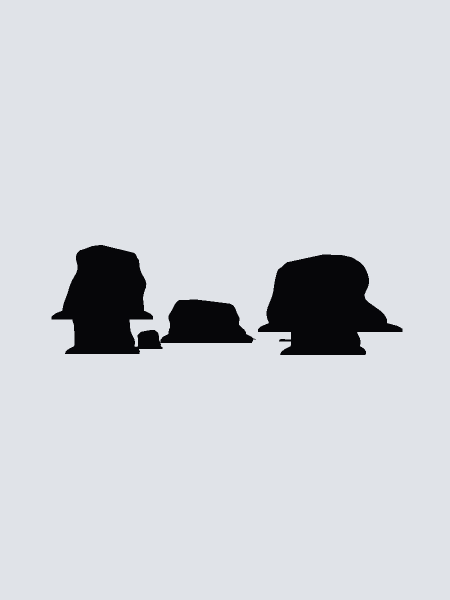
#> input picture evidence/world_v2/v2_3_b/lot1r1/revue_intermediaire/silhouettes/silhouette_turquoise_spring_000.png, 900 x 1200 px, found by its file name (shown at 1/2 size)
$ python sweep.py
#> lines starting #> are read from the running program, lines starting #| are printed output that depends on the picture; after the words box and inside, x2 and y2 are one past the last pixel; in counts of white or black regions, pixels touching at a corner belong together
### evidence/world_v2/v2_3_b/lot1r/voie_a3/controles/simule2.py
#!/usr/bin/env python3
"""SIMULATION DE COMPOSITION v2 — peindre, TASSER, et exiger une marge.

Deux operations, parce que l'arbitrage en demande deux :
  peindre   : creuser une entaille / abaisser un rebord (on ne peut qu'OTER)
  tasser    : abaisser le sujet dans le MEME cadre. C'est exact ici, et ce
              n'est pas une approximation : `capture_silhouette.gd` cadre sur
              `max(size.y, largeur * H/W)`. La source fait 17,2 m de large pour
              5,9 m de haut, donc c'est la LARGEUR qui commande le cadre et il
              ne bouge pas quand la hauteur baisse. Le sujet se tasse dans un
              cadre inchange, ancre sur sa ligne de sol.
              `hauteur_m` du manifeste suit, car le detecteur s'en sert pour
              choisir sa resolution de sous-echantillonnage.

Verdict : on exige que TOUTE paire impliquant mes deux lieux ET le corpus
accepte passe SOUS le seuil avec une marge donnee. Une paire qui frole n'est
pas une paire qui passe.
"""
import json, shutil, subprocess, sys
from pathlib import Path
from PIL import Image

RACINE = Path("/home/user/wt1r1-a")
MIX = Path("/tmp/claude-0/-home-user-Zelda/3f49d367-f832-522e-bb57-a1c4a650c5ad/scratchpad/d3_mix")
SIM = Path("/tmp/claude-0/-home-user-Zelda/3f49d367-f832-522e-bb57-a1c4a650c5ad/scratchpad/d3_sim")
MIENS = {"valley.poi.overlook_summit.01", "valley.poi.turquoise_spring.01"}


def preparer():
    if SIM.exists():
        shutil.rmtree(SIM)
    shutil.copytree(MIX, SIM)
    for m in SIM.glob("manifest_silhouettes_*.json"):
        meta = json.loads(m.read_text(encoding="utf-8"))
        for v in meta.get("vues", []):
            src = Path(str(v["image"]))
            reel = src if src.is_absolute() else RACINE / src
            if reel.exists():
                shutil.copy(reel, SIM / src.name)
            v["image"] = src.name
        m.write_text(json.dumps(meta, ensure_ascii=False, indent=1), encoding="utf-8")


def boite_sujet(img):
    seuil = 118
    px = img.load()
    xs, ys = [], []
    for y in range(img.height):
        for x in range(0, img.width, 2):
            if px[x, y] < seuil:
                xs.append(x); ys.append(y)
    return min(xs), min(ys), max(xs), max(ys)


def peindre(nom, rects):
#> called with nom = 'silhouette_turquoise_spring_000.png'
    from PIL import ImageDraw
    img = Image.open(SIM / nom).convert("L")
#> img: PIL image 900x1200 L; values 6 (black) and 227 (white), 92.6% white; 2 black regions, box (x1, y1, x2, y2) and area: (103, 490, 512, 708) 42935, (516, 509, 805, 710) 37137
    d = ImageDraw.Draw(img)
    fond = img.getpixel((2, 2))
#> fond = 227
    for x0, x1, y0, y1 in rects:
        d.rectangle([x0 / 100 * img.width, y0 / 100 * img.height,
                     x1 / 100 * img.width, y1 / 100 * img.height], fill=fond)
    img.save(SIM / nom)
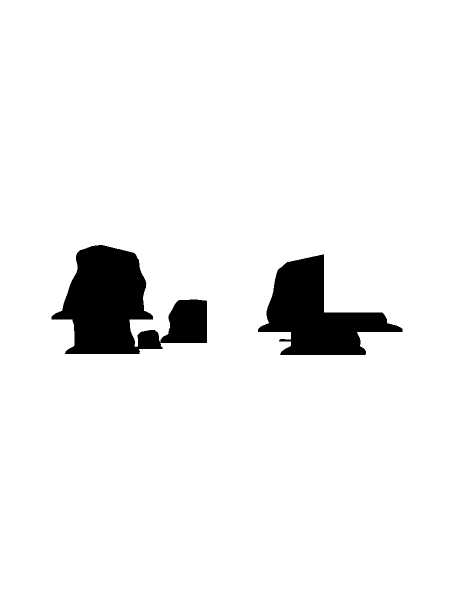
#> saved as silhouette_turquoise_spring_000.png: PIL image 900x1200 L (shown at 1/2 size); values 6 (black) and 227 (white), 94% white; 2 black regions, box (x1, y1, x2, y2) and area: (103, 490, 414, 708) 37322, (516, 509, 805, 710) 27378


def tasser(nom, facteur):
    """Tasse le sujet verticalement d'un facteur, ancre sur sa ligne de sol."""
    img = Image.open(SIM / nom).convert("L")
    x0, y0, x1, y1 = boite_sujet(img)
    h = y1 - y0 + 1
    sujet = img.crop((0, y0, img.width, y1 + 1))
    neuve = sujet.resize((img.width, max(1, round(h * facteur))), Image.BOX)
    fond = img.getpixel((2, 2))
    sortie = Image.new("L", img.size, fond)
    sortie.paste(neuve, (0, y1 + 1 - neuve.height))
    sortie.save(SIM / nom)


def hauteur(sujet, valeur):
    m = SIM / ("manifest_silhouettes_%s.json" % sujet)
    meta = json.loads(m.read_text(encoding="utf-8"))
    e = meta["emprise_m"]
    meta["emprise_m"] = [e[0], valeur, e[2]]
    m.write_text(json.dumps(meta, ensure_ascii=False, indent=1), encoding="utf-8")


# [24 lines left out: function verdict, not called in this run]


# [3 lines that do not run on import are left out]

### evidence/world_v2/v2_3_b/lot1r/voie_a3/controles/sweep.py
import sys
sys.path.insert(0, '/tmp/claude-0/-home-user-Zelda/3f49d367-f832-522e-bb57-a1c4a650c5ad/scratchpad')
import simule2 as S

def essai(titre, ops_src, ops_bel, tass_src=None, h_src=None,
          tass_bel=None, h_bel=None, marge=0.005):
    S.preparer()
    for nom, rects in ops_src:
        S.peindre(nom, rects)
#> pass 2 of the loop in essai, `for nom, rects in ops_src:`:
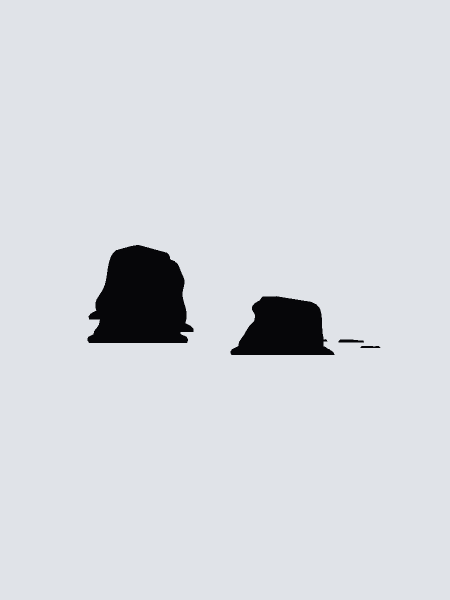
#> input picture evidence/world_v2/v2_3_b/lot1r1/revue_intermediaire/silhouettes/silhouette_turquoise_spring_090.png, 900 x 1200 px, found by its file name (shown at 1/2 size)
#> img: PIL image 900x1200 L; values 6 (black) and 227 (white), 95.5% white; 4 black regions, box (x1, y1, x2, y2) and area: (175, 490, 387, 686) 30938, (461, 592, 669, 710) 17117, (677, 679, 728, 685) 265, (721, 692, 761, 696) 146
#> in peindre (call 2), `img.save(SIM / nom)`:
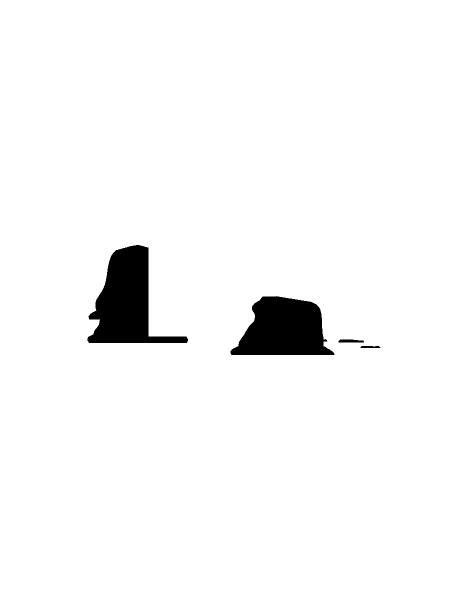
#> saved as silhouette_turquoise_spring_090.png: PIL image 900x1200 L (shown at 1/2 size); values 6 (black) and 227 (white), 96.6% white; 4 black regions, box (x1, y1, x2, y2) and area: (175, 490, 376, 686) 19274, (461, 592, 669, 710) 17117, (677, 679, 728, 685) 265, (721, 692, 761, 696) 146
    for nom, rects in ops_bel:
        S.peindre(nom, rects)
    if tass_src:
        for a in ("000", "090"):
            S.tasser("silhouette_turquoise_spring_%s.png" % a, tass_src)
#> in tasser, `x0, y0, x1, y1 = boite_sujet(img)`: x0 = 104; y0 = 490; x1 = 804; y1 = 709
#> in tasser, `h = y1 - y0 + 1`: h = 220
#> in tasser, `sujet = img.crop((0, y0, img.width, y1 + 1))`:
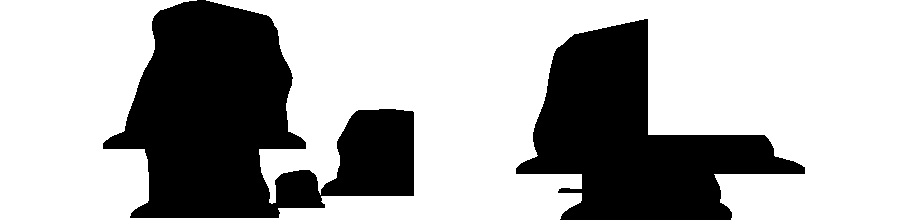
#> sujet: PIL image 900x220 L; values 6 (black) and 227 (white), 67.3% white; 2 black regions, box (x1, y1, x2, y2) and area: (103, 0, 414, 218) 37322, (516, 19, 805, 220) 27378
#> in tasser, `neuve = sujet.resize((img.width, max(1, round(h * facteur))), Image.BOX)`:
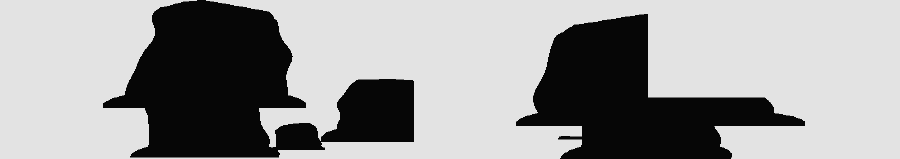
#> neuve: PIL image 900x159 L; min 6, max 227, mean 154.7
#> in tasser, `fond = img.getpixel((2, 2))`: fond = 227
#> in tasser, `sortie = Image.new("L", img.size, fond)`: sortie: PIL image 900x1200 L; every value is 227
#> in tasser, `sortie.paste(neuve, (0, y1 + 1 - neuve.height))`:
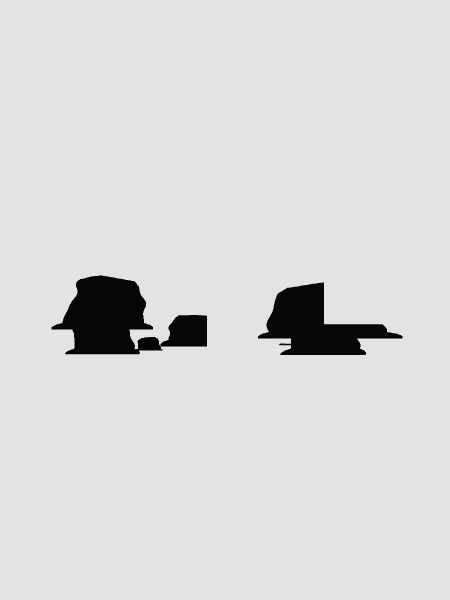
#> sortie: PIL image 900x1200 L (shown at 1/2 size); min 6, max 227, mean 217.4
#> pass 2 of the loop in essai, `for a in ("000", "090"):`:
#> x0 = 176; x1 = 760
#> sujet: PIL image 900x220 L; values 6 (black) and 227 (white), 81.4% white; 4 black regions, box (x1, y1, x2, y2) and area: (175, 0, 376, 196) 19274, (461, 102, 669, 220) 17117, (677, 189, 728, 195) 265, (721, 202, 761, 206) 146
#> in tasser (call 2), `sortie.paste(neuve, (0, y1 + 1 - neuve.height))`:
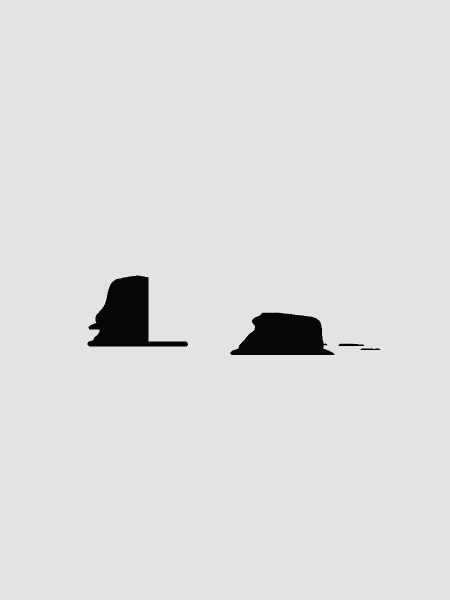
#> sortie: PIL image 900x1200 L (shown at 1/2 size); min 6, max 227, mean 221.5
        S.hauteur("turquoise_spring", h_src)
    if tass_bel:
        for a in ("000", "090"):
            S.tasser("silhouette_overlook_summit_%s.png" % a, tass_bel)
        S.hauteur("overlook_summit", h_bel)
    print("--- %s ---" % titre)
    return S.verdict(marge)

SRC_SELLE = [("silhouette_turquoise_spring_000.png",
              [(46, 57, 39, 58), (72, 100, 39, 52)]),
             ("silhouette_turquoise_spring_090.png", [(33, 44, 39, 56)])]
BEL_COL = [("silhouette_overlook_summit_000.png", [(46, 70, 38, 63)]),
           ("silhouette_overlook_summit_090.png", [(46, 70, 38, 63)])]

#> (the run stopped early here; a loop or call above may not have finished)
